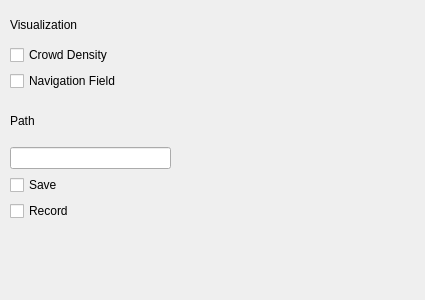
<?xml version="1.0" encoding="UTF-8"?>
<ui version="4.0">
 <class>Form</class>
 <widget class="QWidget" name="Form">
  <property name="geometry">
   <rect>
    <x>0</x>
    <y>0</y>
    <width>425</width>
    <height>300</height>
   </rect>
  </property>
  <property name="windowTitle">
   <string>Form</string>
  </property>
  <widget class="QWidget" name="verticalLayoutWidget">
   <property name="geometry">
    <rect>
     <x>10</x>
     <y>10</y>
     <width>160</width>
     <height>81</height>
    </rect>
   </property>
   <layout class="QVBoxLayout" name="verticalLayout">
    <item>
     <widget class="QLabel" name="label">
      <property name="text">
       <string>Visualization</string>
      </property>
     </widget>
    </item>
    <item>
     <widget class="QCheckBox" name="checkBox">
      <property name="text">
       <string>Crowd Density</string>
      </property>
     </widget>
    </item>
    <item>
     <widget class="QCheckBox" name="checkBox_2">
      <property name="text">
       <string>Navigation Field</string>
      </property>
     </widget>
    </item>
   </layout>
  </widget>
  <widget class="QWidget" name="verticalLayoutWidget_2">
   <property name="geometry">
    <rect>
     <x>10</x>
     <y>100</y>
     <width>161</width>
     <height>121</height>
    </rect>
   </property>
   <layout class="QVBoxLayout" name="verticalLayout_2">
    <item>
     <widget class="QLabel" name="label_2">
      <property name="text">
       <string>Path</string>
      </property>
     </widget>
    </item>
    <item>
     <widget class="QLineEdit" name="lineEdit">
      <property name="text">
       <string/>
      </property>
     </widget>
    </item>
    <item>
     <widget class="QCheckBox" name="checkBox_4">
      <property name="text">
       <string>Save</string>
      </property>
     </widget>
    </item>
    <item>
     <widget class="QCheckBox" name="checkBox_3">
      <property name="text">
       <string>Record</string>
      </property>
     </widget>
    </item>
   </layout>
  </widget>
 </widget>
 <resources/>
 <connections/>
</ui>
